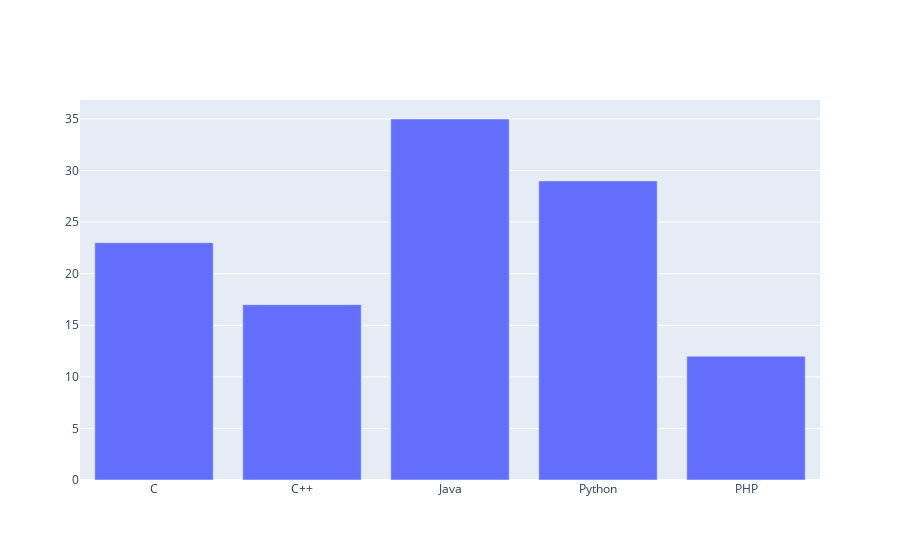

Notebook source saved alongside this figure:
### Markdown cell above
### Bar Chart

### Code cell
import plotly.graph_objs as go
langs = ['C', 'C++', 'Java', 'Python', 'PHP']
students = [23,17,35,29,12]
data = [go.Bar(
   x = langs,
   y = students
)]
fig = go.Figure(data=data)
iplot(fig)

### Figure 1 — Plotly figure (JSON) as saved in the notebook; plotly's stock layout.template omitted (floating-point values rounded to 4 significant figures)
{"data": [{"type": "bar", "x": ["C", "C++", "Java", "Python", "PHP"], "y": [23, 17, 35, 29, 12]}], "layout": {}}
